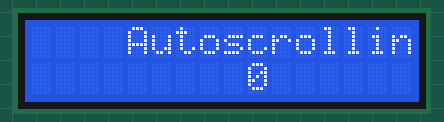
This sketch was run on a simulated Arduino Uno, built with avr-gcc and run on an emulated ATmega328P. Shown: 16×2 character LCD.

Above: at 0.17 s.
At 0.58 s:
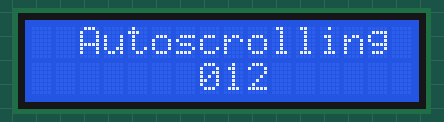
At 0.98 s:
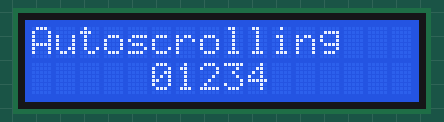
At 1.38 s:
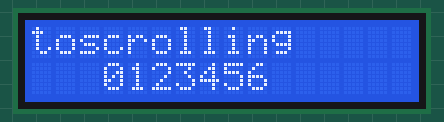
At 1.99 s:
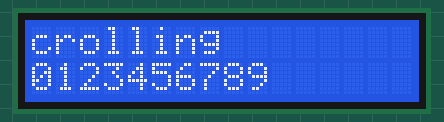
At 2.4 s:
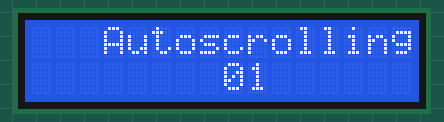

The sketch:

lcd_display_with_module_copy_20240502214227.ino
```cpp
#include <LCD_I2C.h>

LCD_I2C lcd(0x3F, 16, 2);

void setup()
{
    lcd.begin();
    lcd.backlight();
}

void loop()
{
    //Autoscroll
    lcd.setCursor(5, 0);
    lcd.print(F("Autoscrolling"));
    lcd.setCursor(10, 1);
    lcd.autoscroll();

    for (int i = 0; i < 10; i++)
    {
        lcd.print(i);
        delay(200);
    }

    lcd.noAutoscroll();
    lcd.clear();


}
```

Measured:
- by itself, everything shown: repeats every 2.0 s, in 10 steps
